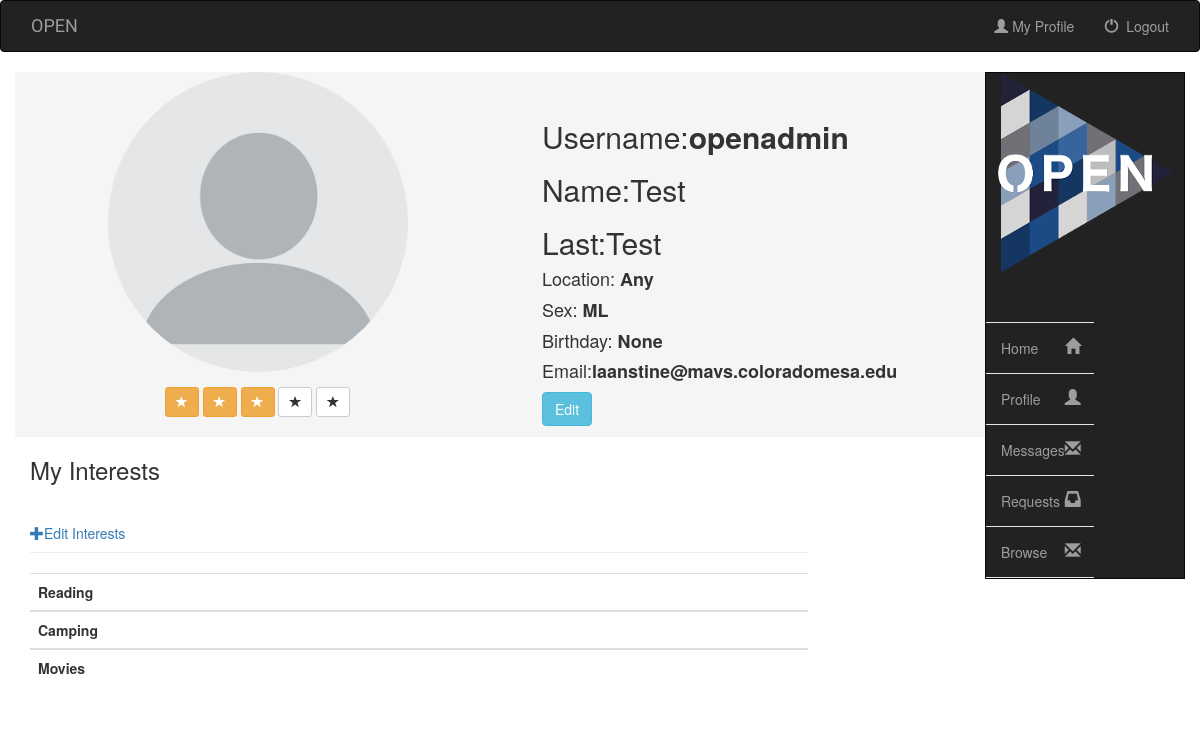
/userProfiles/ (signed in), run on the app's committed database.
### userProfiles/models.py (models this page shows)
class UserProfile(models.Model):
    user = models.OneToOneField(User)
    interest_type = models.ManyToManyField('Interests', blank=True)
    user_location = models.CharField(max_length=250,default='Any', editable=True)
    FEMALE = 'FM'
    MALE = 'ML'
    USER_Gender_CHOICES = (
        (FEMALE, 'Female'),
        (MALE, 'Male'),
    )
    user_gender = models.CharField(
        max_length=2,
        choices=USER_Gender_CHOICES,
        default=MALE,
    )
    user_birthday = models.DateField(blank=True, null=True)
    user_gender_pref = models.ManyToManyField('GenderPreference', blank=True)
    partner_location_preference = models.CharField(max_length=250,default='Any', editable=True)

class Interests(models.Model):
    userInterests = models.CharField(max_length=250)
    def __str__(self):
        return self.userInterests

### userProfiles/views.py (the view)
# urls.py: url(r'^(?P<pk>\d+)/$', views.index, name='matchedUsers'),
@login_required
def index(request):
    args = {'user': request.user}
    return render(request, 'userProfiles/UserProfiles.html',args)# , {'posts': posts}

### userProfiles/templates/userProfiles/userProfiles.html (shortened to what this page needs)
<!DOCTYPE html>
<html lang="en">
<head>
        {% load static %}
        <link rel="stylesheet" href="https://maxcdn.bootstrapcdn.com/bootstrap/3.3.6/css/bootstrap.min.css">
       <link rel="stylesheet" href="{% static 'css/style.css' %}">
        <link rel="stylesheet" href="{% static 'css/userProfiles.css' %}">
    </head>
<body>
{%include 'navbar.html'%}
<div class="container-fluid">
    <div class="row">
        <div class="col-md-10">
{% include 'userInfo.html' %}
 {% include 'interestsTable.html' %}
        </div>
        <div class="col-md-2">
{% include 'profileSideNav.html' %}
        </div>
    </div>
</div>
</body>
</html>

### templates/userInfo.html
<div class="container-fluid" style="background-color:WhiteSmoke ;" xmlns="http://www.w3.org/1999/html">
  <div class="row ">
    <div class="col-sm-6">
                    <div class="text-center" >
                        <img src="../../static/images/generic.png" class="img-circle" alt="Generic pic" width="300" height="300" >
                    </div>
                <div class="text-center">
				<div class="rating-block">
					<button type="button" class="btn btn-warning btn-sm" aria-label="Left Align">
					  <span class="glyphicon glyphicon-star" aria-hidden="true"></span>
					</button>
					<button type="button" class="btn btn-warning btn-sm" aria-label="Left Align">
					  <span class="glyphicon glyphicon-star" aria-hidden="true"></span>
					</button>
					<button type="button" class="btn btn-warning btn-sm" aria-label="Left Align">
					  <span class="glyphicon glyphicon-star" aria-hidden="true"></span>
					</button>
					<button type="button" class="btn btn-default btn-grey btn-sm" aria-label="Left Align">
					  <span class="glyphicon glyphicon-star" aria-hidden="true"></span>
					</button>
					<button type="button" class="btn btn-default btn-grey btn-sm" aria-label="Left Align">
					  <span class="glyphicon glyphicon-star" aria-hidden="true"></span>
					</button>
				</div>
            </div>
    </div>
    <div class="col-sm-6 " style="background-color:WhiteSmoke ;">
        <div class="text-left">
            <h2>Username:<strong>{{user}}</strong></h2>
            <h2>Name:{{ user.first_name }}</h2>
            <h2>Last:{{ user.last_name }}</h2>
            <h4 >Location: <strong> {{ user.userprofile.user_location }}</strong></h4>
            <h4>Sex: <strong>{{ user.userprofile.user_gender }}</strong> </h4>
            <h4>Birthday: <strong>{{ user.userprofile.user_birthday }}</strong></h4>
            <h4>Email:<strong>{{user.email}}</strong></h4>
            <a href="{% url 'userProfiles:edit_userinfo' %}" class="btn btn-info" role="button">Edit</a>
        </div>
    </div>
  </div>
</div>

### templates/interestsTable.html
<div class="container-fluid bg-1">
   <div class="row">
       <div class="col-sm-10">
  <h3>My Interests</h3>
           <div class="page-header">
    <a href="{% url 'userProfiles:post_new' %}" class="top-menu"><span class="glyphicon glyphicon-plus"></span>Edit Interests</a>
</div>
  <table class="table">
    {% for selected in user.userprofile.interest_type.all %}
    <tbody>
      <tr>
          <td><strong>{{ selected }}</strong>{% endfor %}</td>
      </tr>
    </tbody>
  </table>
</div>
</div>
</div>

### static/css/style.css (style rules this page uses)
.text-left { position: absolute; top: 2em; left: 3em; width: 45%; }
body { background: #ffffff; font-family: "Voltaire", "Times New Roman", Serif; }
.rating-block { border:none; padding:15px 15px 20px 15px; border-radius:3px; }

### static/css/userProfiles.css (style rules this page uses)
body,html { height: 100%; }

### data on the page
Interests: userInterests "Reading"
Interests: userInterests "Camping"
Interests: userInterests "Movies"

### other printed values
{{ user }} "openadmin"
{{ user.first_name }} "Test"
{{ user.last_name }} "Test"
{{ user.userprofile.user_location }} "Any"
{{ user.userprofile.user_gender }} "ML"
{{ user.userprofile.user_birthday }} "None"
{{ user.email }} "laanstine@mavs.coloradomesa.edu"
